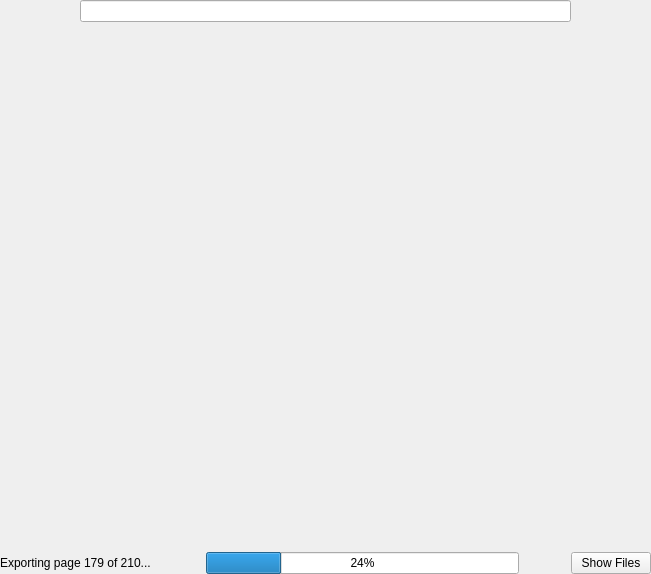
<?xml version="1.0" encoding="UTF-8"?>
<ui version="4.0">
 <class>DocumentWidget</class>
 <widget class="QWidget" name="DocumentWidget">
  <property name="geometry">
   <rect>
    <x>0</x>
    <y>0</y>
    <width>651</width>
    <height>574</height>
   </rect>
  </property>
  <property name="windowTitle">
   <string>Form</string>
  </property>
  <layout class="QVBoxLayout" name="verticalLayout" stretch="0,1,0">
   <property name="spacing">
    <number>0</number>
   </property>
   <property name="margin">
    <number>0</number>
   </property>
   <item>
    <layout class="QHBoxLayout" name="horizontalLayout">
     <item>
      <widget class="QPushButton" name="searchPrevious">
       <property name="text">
        <string/>
       </property>
       <property name="icon">
        <iconset resource="../../resource.qrc">
         <normaloff>:/classic/icons/up_classic.png</normaloff>:/classic/icons/up_classic.png</iconset>
       </property>
       <property name="iconSize">
        <size>
         <width>32</width>
         <height>32</height>
        </size>
       </property>
       <property name="flat">
        <bool>true</bool>
       </property>
      </widget>
     </item>
     <item>
      <widget class="QPushButton" name="searchNext">
       <property name="text">
        <string/>
       </property>
       <property name="icon">
        <iconset resource="../../resource.qrc">
         <normaloff>:/classic/icons/down_classic.png</normaloff>:/classic/icons/down_classic.png</iconset>
       </property>
       <property name="iconSize">
        <size>
         <width>32</width>
         <height>32</height>
        </size>
       </property>
       <property name="flat">
        <bool>true</bool>
       </property>
      </widget>
     </item>
     <item>
      <widget class="QLineEdit" name="searchBox"/>
     </item>
     <item>
      <widget class="QPushButton" name="searchSettingsButton">
       <property name="text">
        <string/>
       </property>
       <property name="icon">
        <iconset resource="../../resource.qrc">
         <normaloff>:/classic/icons/search_settings_classic.png</normaloff>:/classic/icons/search_settings_classic.png</iconset>
       </property>
       <property name="iconSize">
        <size>
         <width>32</width>
         <height>32</height>
        </size>
       </property>
       <property name="flat">
        <bool>true</bool>
       </property>
      </widget>
     </item>
     <item>
      <widget class="QPushButton" name="searchCloseButton">
       <property name="text">
        <string/>
       </property>
       <property name="icon">
        <iconset resource="../../resource.qrc">
         <normaloff>:/classic/icons/close_classic.png</normaloff>:/classic/icons/close_classic.png</iconset>
       </property>
       <property name="iconSize">
        <size>
         <width>32</width>
         <height>32</height>
        </size>
       </property>
       <property name="flat">
        <bool>true</bool>
       </property>
      </widget>
     </item>
    </layout>
   </item>
   <item>
    <widget class="NPAWebView" name="webView" native="true"/>
   </item>
   <item>
    <layout class="QHBoxLayout" name="horizontalLayout_2" stretch="0,1,0,0">
     <property name="spacing">
      <number>6</number>
     </property>
     <item>
      <widget class="QLabel" name="progressLabel">
       <property name="minimumSize">
        <size>
         <width>200</width>
         <height>0</height>
        </size>
       </property>
       <property name="text">
        <string>Exporting page 179 of 210...</string>
       </property>
       <property name="margin">
        <number>10</number>
       </property>
      </widget>
     </item>
     <item>
      <widget class="QProgressBar" name="progressBar">
       <property name="value">
        <number>24</number>
       </property>
      </widget>
     </item>
     <item>
      <widget class="QPushButton" name="progressCancelButton">
       <property name="icon">
        <iconset resource="../../resource.qrc">
         <normaloff>:/classic/icons/close_with_circle_classic.png</normaloff>:/classic/icons/close_with_circle_classic.png</iconset>
       </property>
       <property name="iconSize">
        <size>
         <width>24</width>
         <height>24</height>
        </size>
       </property>
       <property name="flat">
        <bool>true</bool>
       </property>
      </widget>
     </item>
     <item>
      <widget class="QPushButton" name="showFilesButton">
       <property name="text">
        <string>Show Files</string>
       </property>
      </widget>
     </item>
    </layout>
   </item>
  </layout>
 </widget>
 <customwidgets>
  <customwidget>
   <class>NPAWebView</class>
   <extends>QWidget</extends>
   <header>gui/npa_webview</header>
   <container>1</container>
  </customwidget>
 </customwidgets>
 <resources>
  <include location="../../resource.qrc"/>
 </resources>
 <connections/>
</ui>
